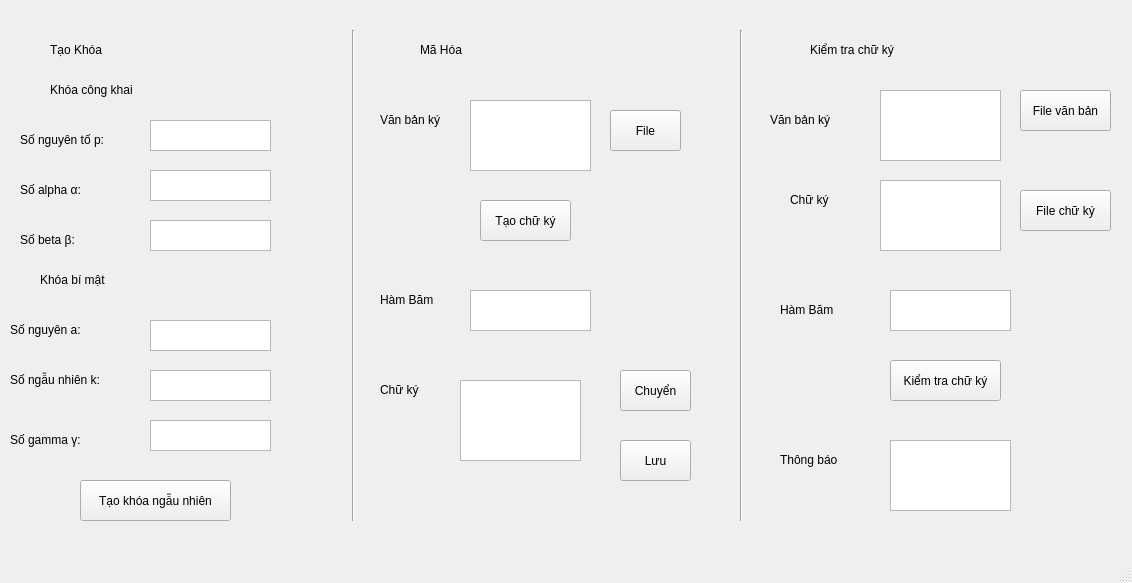
<?xml version="1.0" encoding="UTF-8"?>
<ui version="4.0">
 <class>MainWindow</class>
 <widget class="QMainWindow" name="MainWindow">
  <property name="geometry">
   <rect>
    <x>0</x>
    <y>0</y>
    <width>1132</width>
    <height>583</height>
   </rect>
  </property>
  <property name="windowTitle">
   <string>MainWindow</string>
  </property>
  <widget class="QWidget" name="centralwidget">
   <widget class="QPushButton" name="pushButton">
    <property name="geometry">
     <rect>
      <x>610</x>
      <y>110</y>
      <width>71</width>
      <height>41</height>
     </rect>
    </property>
    <property name="text">
     <string>File</string>
    </property>
   </widget>
   <widget class="QLabel" name="label">
    <property name="geometry">
     <rect>
      <x>380</x>
      <y>110</y>
      <width>81</width>
      <height>20</height>
     </rect>
    </property>
    <property name="text">
     <string>Văn bản ký</string>
    </property>
   </widget>
   <widget class="QTextEdit" name="textEdit">
    <property name="geometry">
     <rect>
      <x>470</x>
      <y>100</y>
      <width>121</width>
      <height>71</height>
     </rect>
    </property>
   </widget>
   <widget class="QPushButton" name="pushButton_2">
    <property name="geometry">
     <rect>
      <x>620</x>
      <y>370</y>
      <width>71</width>
      <height>41</height>
     </rect>
    </property>
    <property name="text">
     <string>Chuyển</string>
    </property>
   </widget>
   <widget class="QPushButton" name="pushButton_3">
    <property name="geometry">
     <rect>
      <x>620</x>
      <y>440</y>
      <width>71</width>
      <height>41</height>
     </rect>
    </property>
    <property name="text">
     <string>Lưu</string>
    </property>
   </widget>
   <widget class="QPushButton" name="pushButton_4">
    <property name="geometry">
     <rect>
      <x>480</x>
      <y>200</y>
      <width>91</width>
      <height>41</height>
     </rect>
    </property>
    <property name="text">
     <string>Tạo chữ ký</string>
    </property>
   </widget>
   <widget class="QLabel" name="label_2">
    <property name="geometry">
     <rect>
      <x>380</x>
      <y>380</y>
      <width>71</width>
      <height>20</height>
     </rect>
    </property>
    <property name="text">
     <string>Chữ ký</string>
    </property>
   </widget>
   <widget class="Line" name="line">
    <property name="geometry">
     <rect>
      <x>731</x>
      <y>30</y>
      <width>20</width>
      <height>491</height>
     </rect>
    </property>
    <property name="orientation">
     <enum>Qt::Vertical</enum>
    </property>
   </widget>
   <widget class="QLabel" name="label_3">
    <property name="geometry">
     <rect>
      <x>420</x>
      <y>40</y>
      <width>63</width>
      <height>20</height>
     </rect>
    </property>
    <property name="text">
     <string>Mã Hóa</string>
    </property>
   </widget>
   <widget class="QPushButton" name="pushButton_5">
    <property name="geometry">
     <rect>
      <x>1020</x>
      <y>90</y>
      <width>91</width>
      <height>41</height>
     </rect>
    </property>
    <property name="text">
     <string>File văn bản</string>
    </property>
   </widget>
   <widget class="QLabel" name="label_4">
    <property name="geometry">
     <rect>
      <x>770</x>
      <y>110</y>
      <width>81</width>
      <height>20</height>
     </rect>
    </property>
    <property name="text">
     <string>Văn bản ký</string>
    </property>
   </widget>
   <widget class="QPushButton" name="pushButton_7">
    <property name="geometry">
     <rect>
      <x>1020</x>
      <y>190</y>
      <width>91</width>
      <height>41</height>
     </rect>
    </property>
    <property name="text">
     <string>File chữ ký</string>
    </property>
   </widget>
   <widget class="QLabel" name="label_5">
    <property name="geometry">
     <rect>
      <x>790</x>
      <y>190</y>
      <width>63</width>
      <height>20</height>
     </rect>
    </property>
    <property name="text">
     <string>Chữ ký</string>
    </property>
   </widget>
   <widget class="QLabel" name="label_6">
    <property name="geometry">
     <rect>
      <x>810</x>
      <y>40</y>
      <width>111</width>
      <height>20</height>
     </rect>
    </property>
    <property name="text">
     <string>Kiểm tra chữ ký</string>
    </property>
   </widget>
   <widget class="QLabel" name="label_7">
    <property name="geometry">
     <rect>
      <x>50</x>
      <y>80</y>
      <width>111</width>
      <height>20</height>
     </rect>
    </property>
    <property name="text">
     <string>Khóa công khai</string>
    </property>
   </widget>
   <widget class="QLabel" name="label_8">
    <property name="geometry">
     <rect>
      <x>40</x>
      <y>270</y>
      <width>101</width>
      <height>20</height>
     </rect>
    </property>
    <property name="text">
     <string>Khóa bí mật</string>
    </property>
   </widget>
   <widget class="QTextEdit" name="textEdit_3">
    <property name="geometry">
     <rect>
      <x>150</x>
      <y>120</y>
      <width>121</width>
      <height>31</height>
     </rect>
    </property>
   </widget>
   <widget class="QPushButton" name="pushButton_10">
    <property name="geometry">
     <rect>
      <x>80</x>
      <y>480</y>
      <width>151</width>
      <height>41</height>
     </rect>
    </property>
    <property name="text">
     <string>Tạo khóa ngẫu nhiên</string>
    </property>
   </widget>
   <widget class="Line" name="line_2">
    <property name="geometry">
     <rect>
      <x>343</x>
      <y>30</y>
      <width>20</width>
      <height>491</height>
     </rect>
    </property>
    <property name="orientation">
     <enum>Qt::Vertical</enum>
    </property>
   </widget>
   <widget class="QLabel" name="label_9">
    <property name="geometry">
     <rect>
      <x>50</x>
      <y>40</y>
      <width>63</width>
      <height>20</height>
     </rect>
    </property>
    <property name="text">
     <string>Tạo Khóa</string>
    </property>
   </widget>
   <widget class="QTextEdit" name="textEdit_4">
    <property name="geometry">
     <rect>
      <x>150</x>
      <y>220</y>
      <width>121</width>
      <height>31</height>
     </rect>
    </property>
   </widget>
   <widget class="QTextEdit" name="textEdit_5">
    <property name="geometry">
     <rect>
      <x>150</x>
      <y>170</y>
      <width>121</width>
      <height>31</height>
     </rect>
    </property>
   </widget>
   <widget class="QLabel" name="label_10">
    <property name="geometry">
     <rect>
      <x>20</x>
      <y>130</y>
      <width>111</width>
      <height>20</height>
     </rect>
    </property>
    <property name="text">
     <string>Số nguyên tố p:</string>
    </property>
   </widget>
   <widget class="QLabel" name="label_12">
    <property name="geometry">
     <rect>
      <x>20</x>
      <y>180</y>
      <width>111</width>
      <height>20</height>
     </rect>
    </property>
    <property name="text">
     <string>Số alpha α: </string>
    </property>
   </widget>
   <widget class="QLabel" name="label_11">
    <property name="geometry">
     <rect>
      <x>20</x>
      <y>230</y>
      <width>111</width>
      <height>20</height>
     </rect>
    </property>
    <property name="text">
     <string>Số beta β:</string>
    </property>
   </widget>
   <widget class="QLabel" name="label_13">
    <property name="geometry">
     <rect>
      <x>10</x>
      <y>320</y>
      <width>111</width>
      <height>20</height>
     </rect>
    </property>
    <property name="text">
     <string>Số nguyên a:</string>
    </property>
   </widget>
   <widget class="QLabel" name="label_14">
    <property name="geometry">
     <rect>
      <x>10</x>
      <y>370</y>
      <width>111</width>
      <height>20</height>
     </rect>
    </property>
    <property name="text">
     <string>Số ngẫu nhiên k:</string>
    </property>
   </widget>
   <widget class="QLabel" name="label_15">
    <property name="geometry">
     <rect>
      <x>10</x>
      <y>430</y>
      <width>111</width>
      <height>20</height>
     </rect>
    </property>
    <property name="text">
     <string>Số gamma γ:</string>
    </property>
   </widget>
   <widget class="QTextEdit" name="textEdit_6">
    <property name="geometry">
     <rect>
      <x>150</x>
      <y>320</y>
      <width>121</width>
      <height>31</height>
     </rect>
    </property>
   </widget>
   <widget class="QTextEdit" name="textEdit_7">
    <property name="geometry">
     <rect>
      <x>150</x>
      <y>370</y>
      <width>121</width>
      <height>31</height>
     </rect>
    </property>
   </widget>
   <widget class="QTextEdit" name="textEdit_8">
    <property name="geometry">
     <rect>
      <x>150</x>
      <y>420</y>
      <width>121</width>
      <height>31</height>
     </rect>
    </property>
   </widget>
   <widget class="QTextEdit" name="textEdit_9">
    <property name="geometry">
     <rect>
      <x>460</x>
      <y>380</y>
      <width>121</width>
      <height>81</height>
     </rect>
    </property>
   </widget>
   <widget class="QPushButton" name="pushButton_8">
    <property name="geometry">
     <rect>
      <x>890</x>
      <y>360</y>
      <width>111</width>
      <height>41</height>
     </rect>
    </property>
    <property name="text">
     <string>Kiểm tra chữ ký</string>
    </property>
   </widget>
   <widget class="QLabel" name="label_16">
    <property name="geometry">
     <rect>
      <x>780</x>
      <y>450</y>
      <width>81</width>
      <height>20</height>
     </rect>
    </property>
    <property name="text">
     <string>Thông báo</string>
    </property>
   </widget>
   <widget class="QTextEdit" name="textEdit_10">
    <property name="geometry">
     <rect>
      <x>880</x>
      <y>180</y>
      <width>121</width>
      <height>71</height>
     </rect>
    </property>
   </widget>
   <widget class="QTextEdit" name="textEdit_11">
    <property name="geometry">
     <rect>
      <x>890</x>
      <y>440</y>
      <width>121</width>
      <height>71</height>
     </rect>
    </property>
   </widget>
   <widget class="QLabel" name="label_17">
    <property name="geometry">
     <rect>
      <x>380</x>
      <y>290</y>
      <width>71</width>
      <height>20</height>
     </rect>
    </property>
    <property name="text">
     <string>Hàm Băm</string>
    </property>
   </widget>
   <widget class="QTextEdit" name="textEdit_12">
    <property name="geometry">
     <rect>
      <x>470</x>
      <y>290</y>
      <width>121</width>
      <height>41</height>
     </rect>
    </property>
   </widget>
   <widget class="QTextEdit" name="textEdit_13">
    <property name="geometry">
     <rect>
      <x>890</x>
      <y>290</y>
      <width>121</width>
      <height>41</height>
     </rect>
    </property>
   </widget>
   <widget class="QLabel" name="label_18">
    <property name="geometry">
     <rect>
      <x>780</x>
      <y>300</y>
      <width>71</width>
      <height>20</height>
     </rect>
    </property>
    <property name="text">
     <string>Hàm Băm</string>
    </property>
   </widget>
   <widget class="QTextEdit" name="textEdit_2">
    <property name="geometry">
     <rect>
      <x>880</x>
      <y>90</y>
      <width>121</width>
      <height>71</height>
     </rect>
    </property>
   </widget>
  </widget>
  <widget class="QMenuBar" name="menubar">
   <property name="geometry">
    <rect>
     <x>0</x>
     <y>0</y>
     <width>1132</width>
     <height>26</height>
    </rect>
   </property>
  </widget>
  <widget class="QStatusBar" name="statusbar"/>
 </widget>
 <resources/>
 <connections/>
</ui>
